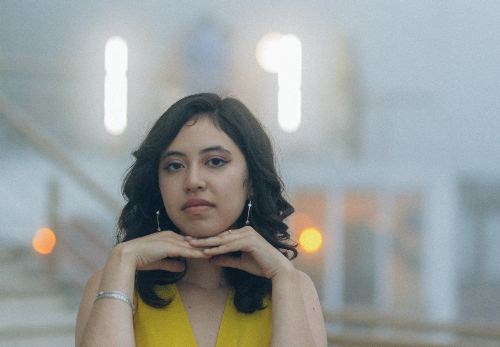
#> input picture Cap6/content/pexels-alex.jpg, 500 x 347 px
$ jupyter execute deteccionRostroOjosSonrrisa.ipynb
#> lines starting #> are read from the running program, lines starting #| are printed output that depends on the picture; after the words box and inside, x2 and y2 are one past the last pixel; in counts of white or black regions, pixels touching at a corner belong together
[cell 1]
import cv2
img = cv2.imread('content/pexels-alex.jpg')
#> img is the input picture: shape (347, 500, 3); mean B, G, R 155.2, 156.6, 151.8
faseClassifier = cv2.CascadeClassifier('content/haarcascade_frontalface_default.xml')#el archivo xml tiene el modelo ya entrenado
eyeClassifier = cv2.CascadeClassifier('content/haarcascade_eye.xml')
smileClassifier = cv2.CascadeClassifier('content/haarcascade_smile.xml')
imgGrey = cv2.cvtColor(img, cv2.COLOR_BGR2GRAY)
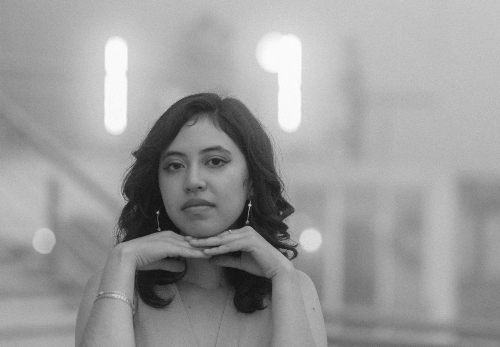
#> imgGrey: shape (347, 500); min 16, max 254, mean 155
faces = faseClassifier.detectMultiScale(imgGrey, scaleFactor=1.3, minNeighbors=5, minSize=(30,30),)
#> faces = [[146, 123, 105, 105]]
#Funcion para obtener el área del rostro detectado
def getFaceAreaDetected(faces):
    for (x, y, w, h) in faces:
        return imgGrey[y:y+h, x:x+w]
def getFaceAreaColorDetected(faces):
    for (x, y, w, h) in faces:
        return img[y:y+h, x:x+w]

for (x, y, w, h) in faces:
    cv2.rectangle(img,(x,y),(x+w,y+h),(255,0,0),2)
    cv2.putText(img,'face',(x+10,y+10),cv2.FONT_HERSHEY_SIMPLEX,0.5,(255,0,0),2)
    eyes = eyeClassifier.detectMultiScale(getFaceAreaDetected(faces), scaleFactor=1.2, minNeighbors=15, minSize=(2,2),)
    for (ex, ey, ew, eh) in eyes:
        cv2.rectangle(getFaceAreaColorDetected(faces),(ex,ey),(ex+ew,ey+eh),(0,255,0),2)
        cv2.putText(img,'eye',(x+ex+10,y+ey+10),cv2.FONT_HERSHEY_SIMPLEX,0.5,(0,255,0),2)
        smiles = smileClassifier.detectMultiScale(getFaceAreaDetected(faces), scaleFactor=1.2, minNeighbors=22, minSize=(20,20),)
        for (sx, sy, sw, sh) in smiles:
            cv2.rectangle(getFaceAreaColorDetected(faces),(sx,sy),(sx+sw,sy+sh),(0,0,255),2)
            cv2.putText(img,'smile',(x+sx+10,y+sy+10),cv2.FONT_HERSHEY_SIMPLEX,0.5,(0,0,255),2)
#> this loop made 1 pass
#> (x, y, w, h, eyes) on pass 1: (146, 123, 105, 105, [[53, 25, 28, 28], [17, 30, 26, 26]])
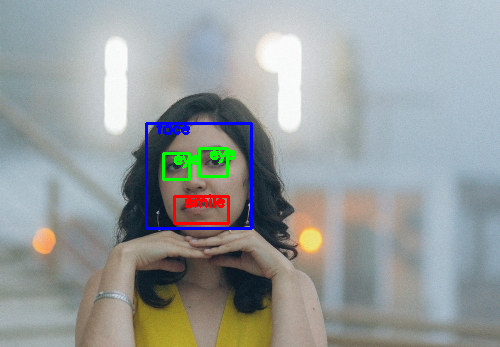
#> img: shape (347, 500, 3); 1.87% of pixels changed, all inside (x1, y1, x2, y2) = (145, 122, 253, 230)

cv2.imshow('img', img)
cv2.waitKey(0)
#> Out = 27

$ run again, with Cap6/content/pexels-cottonbro.jpg copied over Cap6/content/pexels-alex.jpg
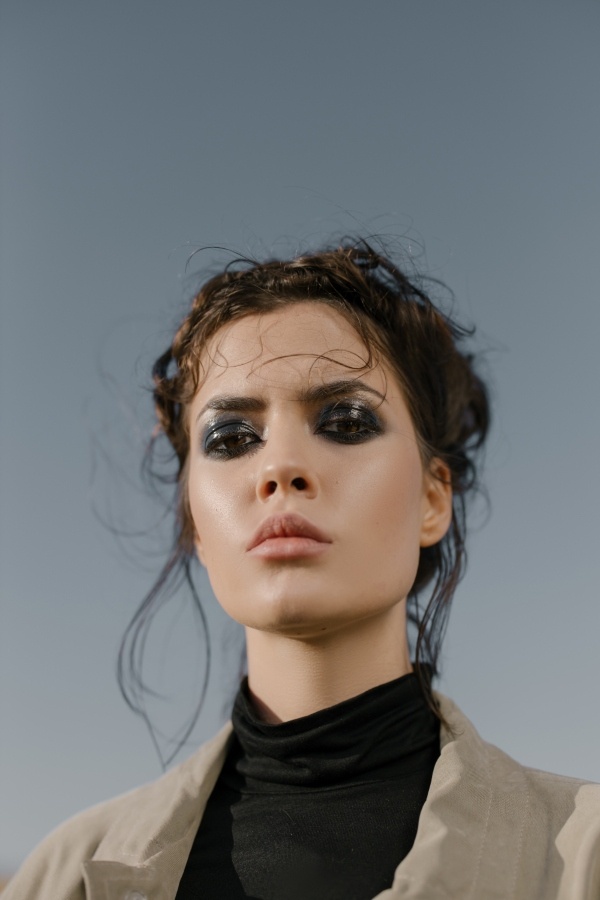
#> input picture Cap6/content/pexels-cottonbro.jpg, 600 x 900 px
#> img is the input picture: shape (900, 600, 3); mean B, G, R 115, 115, 114.2
#> `imgGrey = cv2.cvtColor(img, cv2.COLOR_BGR2GRAY)`:
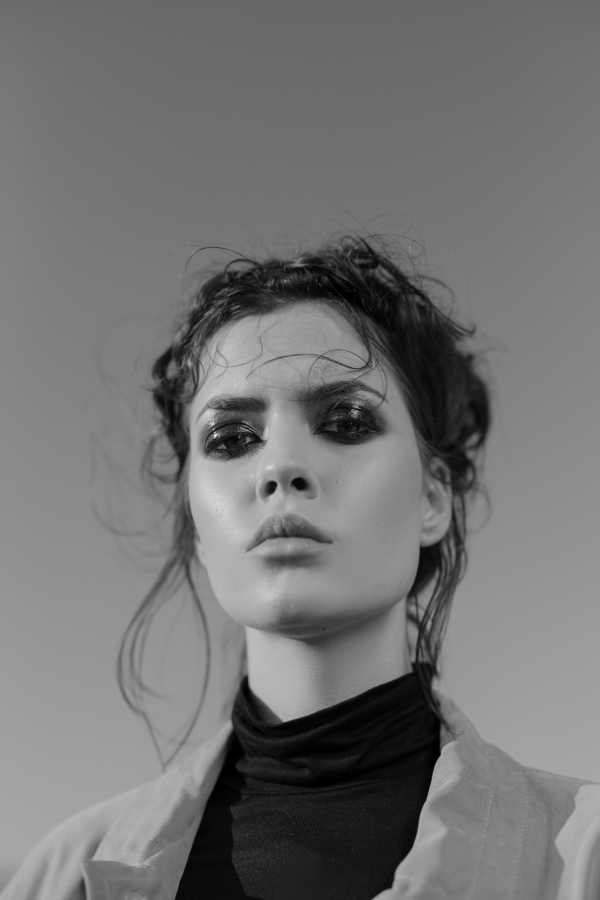
#> imgGrey: shape (900, 600); min 0, max 251, mean 114.8
#> faces = [[123, 298, 340, 340]]
#> the loop `for (x, y, w, h) in faces:` made 1 pass
#> (x, y, w, h, eyes) on pass 1: (123, 298, 340, 340, [[130, 164, 48, 48], [69, 106, 67, 67], [177, 81, 80, 80]])
#> after the loop `for (x, y, w, h) in faces:`:
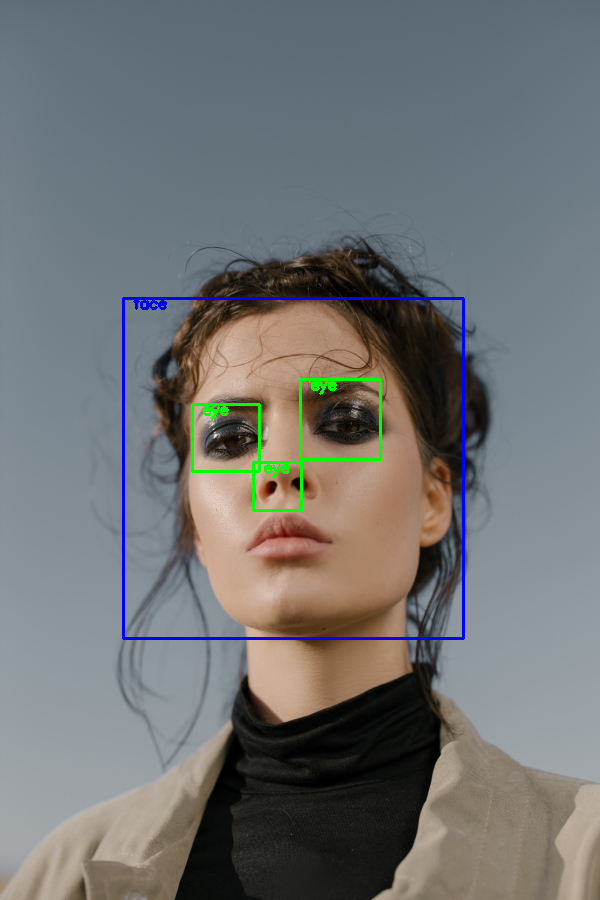
#> img: shape (900, 600, 3); 1.33% of pixels changed, all inside (x1, y1, x2, y2) = (122, 297, 465, 640)
#> Out = 27

$ run again, with Cap6/content/pexels-daniela.jpg copied over Cap6/content/pexels-alex.jpg
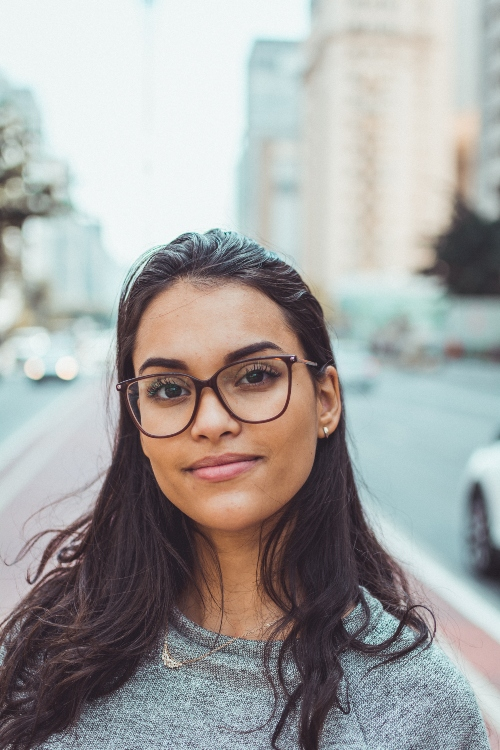
#> input picture Cap6/content/pexels-daniela.jpg, 500 x 750 px
#> img is the input picture: shape (750, 500, 3); mean B, G, R 161.6, 163.3, 164.5
#> `imgGrey = cv2.cvtColor(img, cv2.COLOR_BGR2GRAY)`:
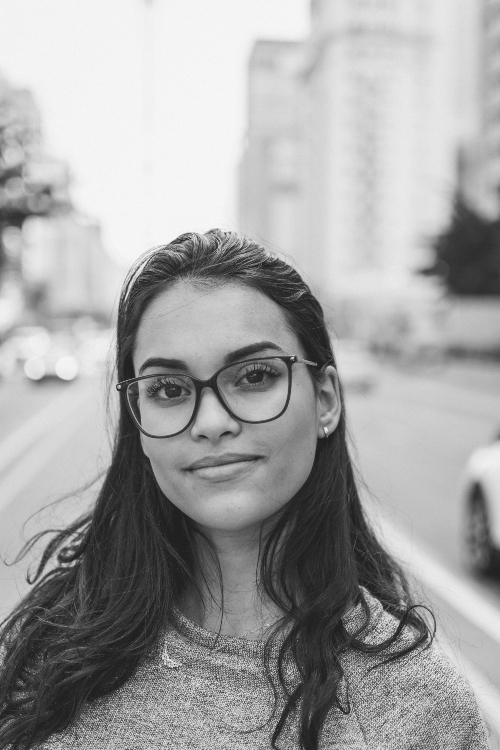
#> imgGrey: shape (750, 500); min 28, max 249, mean 163.4
#> faces = [[103, 292, 229, 229]]
#> the loop `for (x, y, w, h) in faces:` made 1 pass
#> (x, y, w, h, eyes) on pass 1: (103, 292, 229, 229, [[41, 77, 45, 45], [130, 63, 45, 45]])
#> after the loop `for (x, y, w, h) in faces:`:
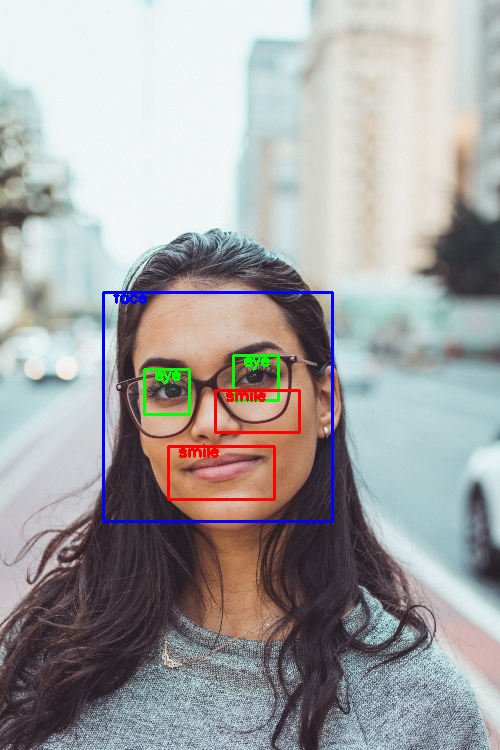
#> img: shape (750, 500, 3); 1.76% of pixels changed, all inside (x1, y1, x2, y2) = (102, 291, 334, 523)
#> Out = 27

$ run again, with Cap6/content/pexels-heitor.jpg copied over Cap6/content/pexels-alex.jpg
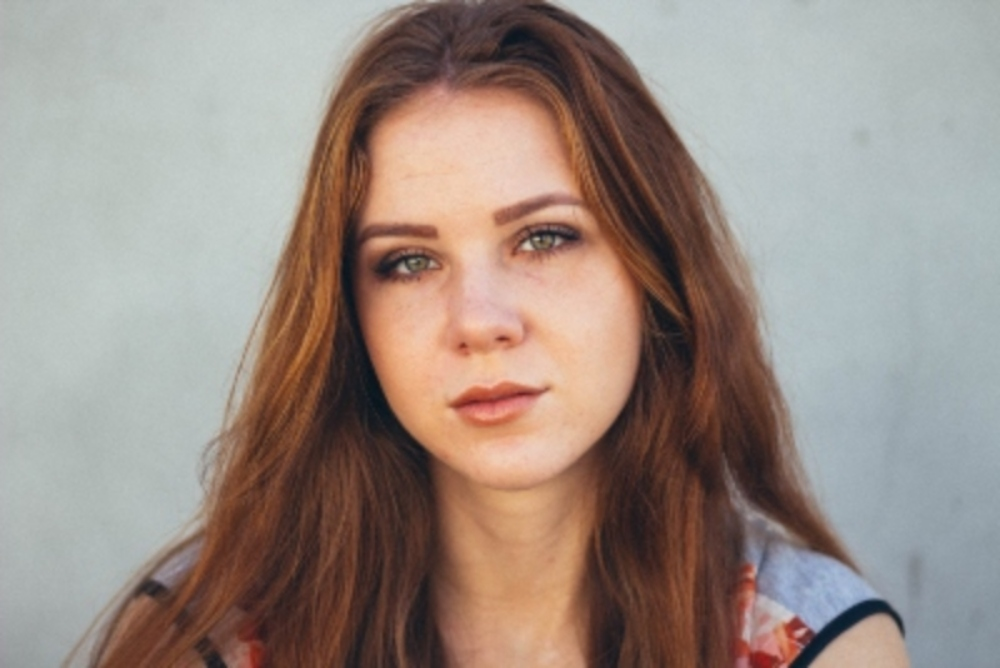
#> input picture Cap6/content/pexels-heitor.jpg, 1000 x 668 px
#> img is the input picture: shape (668, 1000, 3); mean B, G, R 133.3, 141.3, 155.2
#> `imgGrey = cv2.cvtColor(img, cv2.COLOR_BGR2GRAY)`:
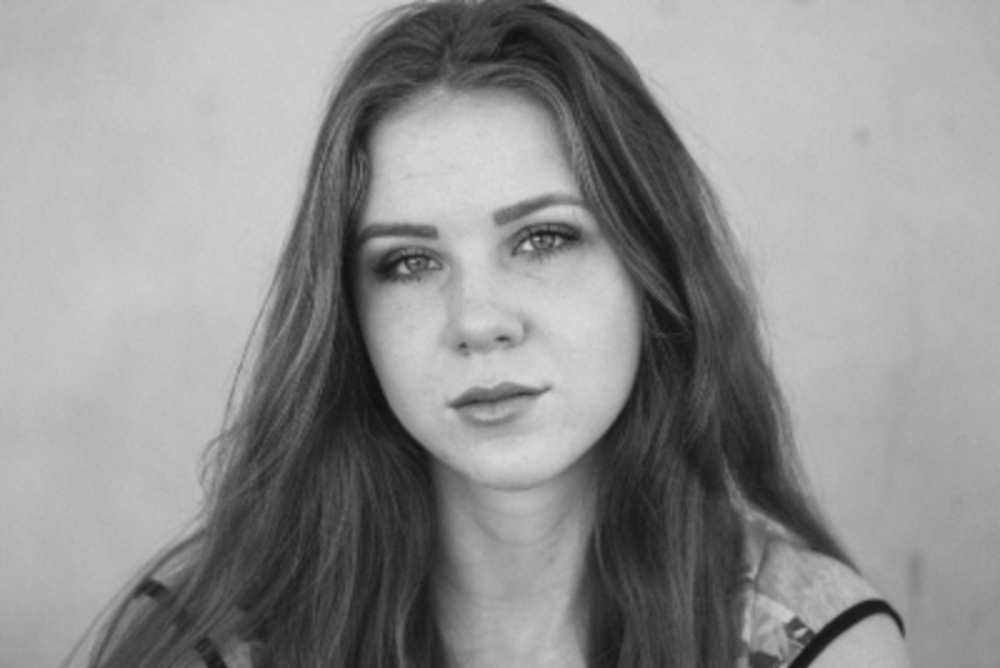
#> imgGrey: shape (668, 1000); min 16, max 218, mean 144.5
#> faces = [[309, 111, 359, 359]]
#> the loop `for (x, y, w, h) in faces:` made 1 pass
#> (x, y, w, h, eyes) on pass 1: (309, 111, 359, 359, [[110, 135, 36, 36], [195, 99, 63, 63], [67, 126, 56, 56]])
#> after the loop `for (x, y, w, h) in faces:`:
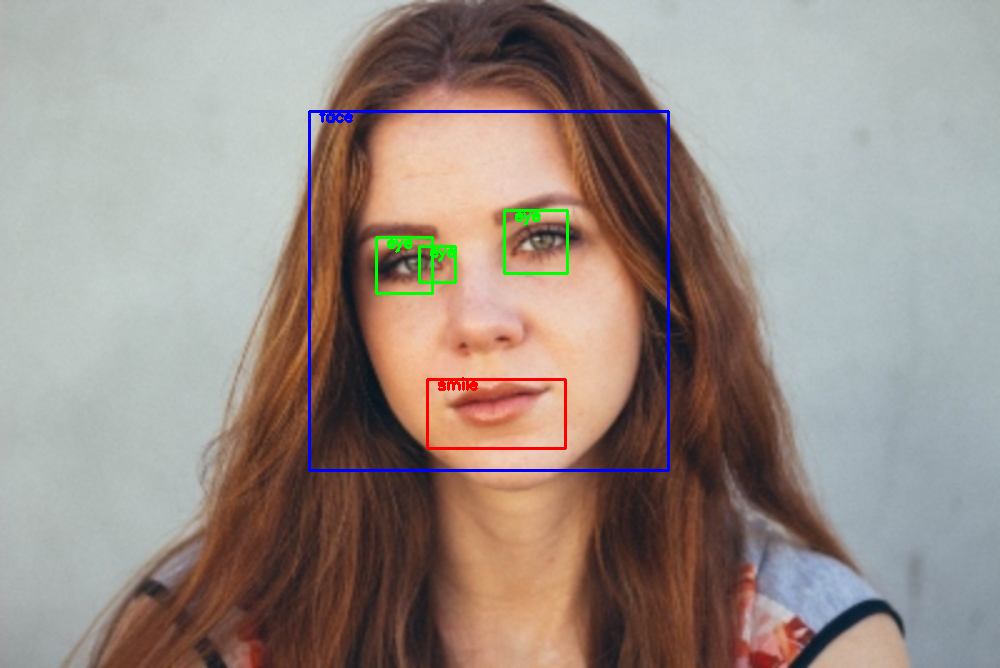
#> img: shape (668, 1000, 3); 1.26% of pixels changed, all inside (x1, y1, x2, y2) = (308, 110, 670, 472)
#> Out = 27
